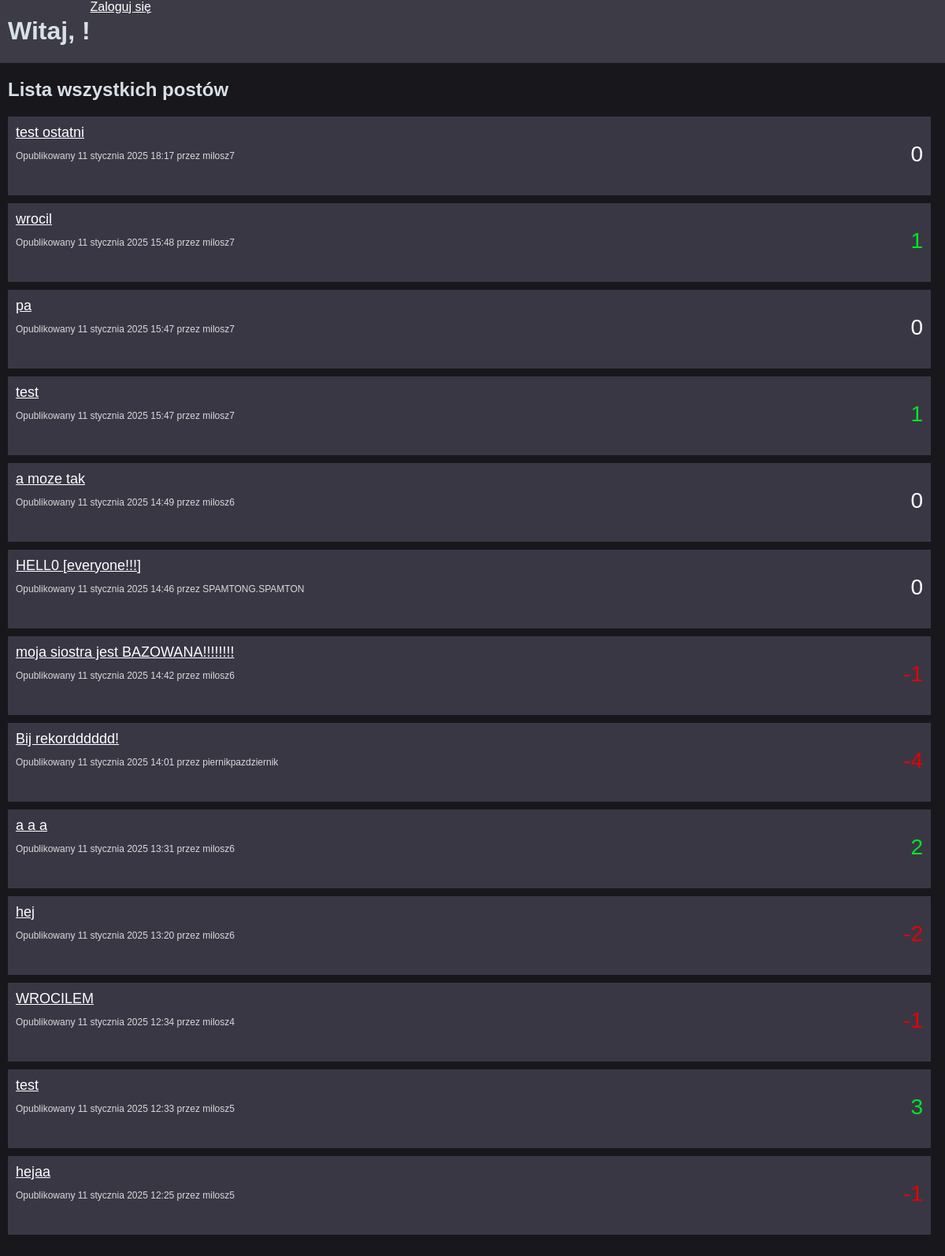
Screenshot of /polls/ with the database file from the repository.
### polls/models.py (models this page shows, shortened)
class Post(models.Model):
    title = models.CharField(max_length=200)
    content = models.TextField()
    created_at = models.DateTimeField(auto_now_add=True)
    user = models.ForeignKey(User, on_delete=models.CASCADE)
    likes = models.IntegerField(default=0)
    dislikes = models.IntegerField(default=0)
    voters = models.ManyToManyField(User, through='Vote', related_name='votes')
    def score(self):
        return self.likes - self.dislikes

class CustomUser(AbstractUser):
    pass

### polls/views.py (the view)
# urls.py: path('', views.post_list, name='post_list'),
def post_list(rekwest):
    posts = Post.objects.all().order_by('-created_at')
    return render(rekwest, 'polls/post_list.html', {'posts': posts})

### polls/templates/polls/post_list.html (shortened to what this page needs)
<!DOCTYPE html>
<html>
<head>
    {% load static %}
    <link rel="stylesheet" href="{% static 'polls/styl4.css' %}">
</head>
<body>
    <div id="a">
    <h1>Witaj, {{ user.username }}!</h1>
    {% if user.is_authenticated %}
    <div id="out">
    <a href="{% url 'logout' %}">Wyloguj się</a>
    </div>
    <div id="dodaj">
    <a href="{% url 'post_new' %}">Dodaj nowy post</a>
    </div>
    {% else %}
        <a href="{% url 'login' %}">Zaloguj się</a>
    {% endif %}
    </div>
    <div id="posty">
    <h2>Lista wszystkich postów</h2>
        {% for post in posts %}
        <div class="post">
            <a href="{% url 'post_detail' post.id %}">{{ post.title }}</a>
            <div id="dane">
            <p id="info">Opublikowany {{ post.created_at }} przez {{ post.user }}</p>
            <p class="wynik">{{ post.score }}</p>
            </div>
        </div>
        {% endfor %}
    </div>
</body>
</html>

### polls/static/polls/styl4.css (style rules this page uses)
body { margin: 0; justify-content: center; align-items: center; font-family: Arial, sans-serif; background-color: #18171c; color:rgb(216, 224, 231); }
#a { background-color: #3d3b46;; display: inline-block; width:100%; }
a { color:white; }
#a h1 { float: left; padding-left:10px; }
#posty { padding-left:10px; }
#info { font-size:12px; color:rgb(217, 217, 217); }
.wynik { position: relative; float:right; bottom:65px; font-size:28px; color:rgb(217, 217, 217); }
.post { padding:10px; width:96vw; height:10vh; background-color: #3a3745; margin-top:10px; font-size:18px; }

### rows the page displays
Post: title "test ostatni", created_at "11 stycznia 2025 18:17", user "milosz7", score "0"
Post: title "wrocil", created_at "11 stycznia 2025 15:48", user "milosz7", score "1"
Post: title "pa", created_at "11 stycznia 2025 15:47", user "milosz7", score "0"
Post: title "test", created_at "11 stycznia 2025 15:47", user "milosz7", score "1"
Post: title "a moze tak", created_at "11 stycznia 2025 14:49", user "milosz6", score "0"
Post: title "HELL0 [everyone!!!]", created_at "11 stycznia 2025 14:46", user "SPAMTONG.SPAMTON", score "0"
Post: title "moja siostra jest BAZOWANA!!!!!!!!", created_at "11 stycznia 2025 14:42", user "milosz6"
Post: title "Bij rekordddddd!", created_at "11 stycznia 2025 14:01", user "piernikpazdziernik"
Post: title "a a a", created_at "11 stycznia 2025 13:31", user "milosz6", score "2"
Post: title "hej", created_at "11 stycznia 2025 13:20", user "milosz6"
Post: title "WROCILEM", created_at "11 stycznia 2025 12:34", user "milosz4"
Post: title "test", created_at "11 stycznia 2025 12:33", user "milosz5", score "3"
Post: title "hejaa", created_at "11 stycznia 2025 12:25", user "milosz5"
